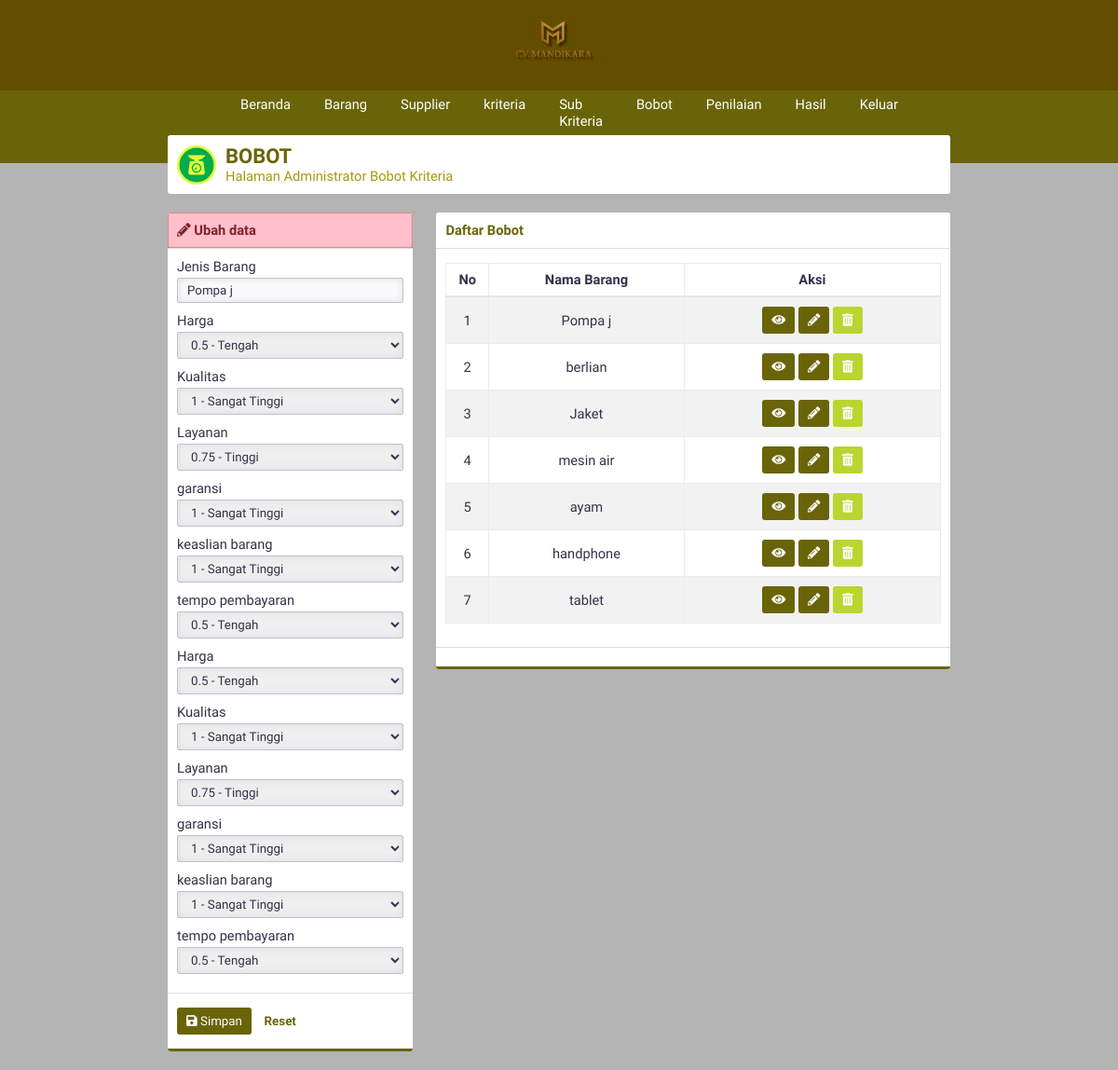
The page /?page=bobot&aksi=ubah&id=1 (signed in) on the database its author committed.
### tables this page shows
CREATE TABLE `jenis_barang` (
  `id_jenisbarang` int(3) NOT NULL,
  `namaBarang` varchar(30) NOT NULL
);

CREATE TABLE `bobot_kriteria` (
  `id_bobotkriteria` int(3) NOT NULL,
  `id_jenisbarang` int(3) NOT NULL,
  `id_kriteria` int(3) NOT NULL,
  `bobot` float NOT NULL
);

CREATE TABLE `kriteria` (
  `id_kriteria` int(3) NOT NULL,
  `namaKriteria` varchar(30) NOT NULL,
  `sifat` enum('Benefit','Cost') NOT NULL
);

### page/ubahbobot2.php (the view, shortened to what this page needs)
<?php
$listWeight=array(
    array("nama"=>"0 - Sangat Rendah","nilai"=>0),
    array("nama"=>"0.25 - Rendah","nilai"=>0.25),
    array("nama"=>"0.5 - Tengah","nilai"=>0.5),
    array("nama"=>"0.75 - Tinggi","nilai"=>0.75),
    array("nama"=>"1 - Sangat Tinggi","nilai"=>1),
);
$id=htmlspecialchars(@$_GET['id']);
$querylihat="SELECT id_jenisbarang,bobot,id_bobotkriteria,kriteria.namaKriteria AS namaKriteria FROM bobot_kriteria INNER JOIN kriteria USING(id_kriteria) WHERE id_jenisbarang='$id'";
?>
<div class="panel-top panel-top-edit">
    <b><i class="fa fa-pencil-alt"></i> Ubah data</b>
</div>
<form id="form" action="./proses/prosesubah.php" method="POST">
    <div class="panel-middle">
        <div class="group-input">
            <div class="group-input">
                <?php
                $query="SELECT namaBarang FROM jenis_barang WHERE id_jenisbarang='$id'";
                $execute=$konek->query($query);
                $data=$execute->fetch_array(MYSQLI_ASSOC);
                ?>
                <div class="group-input">
                    <label for="jenisbarang">Jenis Barang</label>
                    <input class="form-custom" value="<?php echo $data['namaBarang'];?>" disabled type="text" autocomplete="off" required name="barang" id="barang">
                </div>
            </div>
        </div>
        <?php
        $execute2=$konek->query($querylihat);
        while($data=$execute2->fetch_array(MYSQLI_ASSOC)){
            echo "<div class=\"group-input\">
                    <label for=\"$data[namaKriteria]\">$data[namaKriteria]</label>
                    <input type='hidden' value=\"$data[id_bobotkriteria]\" name=\"id[]\">
                    <select class=\"form-custom\" required name=\"bobot[]\" id=\"$data[namaKriteria]\">
                    <option selected disabled>--Pilih Bobot $data[namaKriteria]--</option>";
                foreach ($listWeight as $key) {
                    if ($key['nilai']==$data['bobot']) {
                        $selected="selected";
                    }else{
                        $selected=null;
                    }
                    echo "<option $selected value=\"$key[nilai]\">$key[nama]</option>";
                }
            echo "</select>
            </div>
                ";
        }
        ?>
    </div>
    <div class="panel-bottom">
        <button type="submit" id="buttonsimpan" class="btn btn-green"><i class="fa fa-save"></i> Simpan</button>
        <button type="reset" id="buttonreset" class="btn btn-second">Reset</button>
    </div>
</form>

### asset/css/style.css (style rules this page uses)
* { padding: 0; margin: 0; font-family: 'Work Sans', sans-serif; color: #36304A; font-weight: 500; letter-spacing: normal; }
b, h1, h2, h3, h4, h5 { padding: 0; font-weight: 600 !important; margin: 0.83em 0em; }
input, select { border: none; width: 100%; }
.form-custom { padding: 5px 10px; border: solid 1px #BDC3C7; -webkit-border-radius: 2px; -moz-border-radius: 2px; border-radius: 2px; box-sizing: border-box; box-shadow: inset 0 0 8px #d9dfe3; margin: 3px 0 10px 0; }
.btn { border: none; -webkit-padding: 7px 10px; -o-padding: 7px 10px; -moz-padding: 7px 10px; padding: 7px 10px; border-radius: 3px; margin: 5px 0px; display: inline-block; cursor: pointer; font-size: 10pt !important; }
.btn i { color: white !important; }
.btn-green { background-color: #6a6408; color: white !important; }
.btn-second { background-color: transparent; color: #6a6408; font-weight: 600; }
.panel-top-edit { background-color: #ffc0cb; box-shadow: inset 0px 0px 2px #800000; color: #802029; }
.panel-top-edit b, .panel-top-edit i { color: #802029; }
.panel-top { padding: 10px; box-sizing: padding-box; border-bottom: solid 1px #dddddd; }
.panel-middle { padding: 10px; box-sizing: padding-box; }
.panel-bottom { padding: 10px; border-bottom: solid 3px #6a6408; border-top: solid 1px #dddddd; }
body { background-color: #b4b4b4; display: flex; width: 100vw; height: 100vh; align-items: center; flex-direction: column; overflow-x: hidden; font-size: 11pt; }

### rows shown on the page
jenis_barang: barang "Pompa j"
bobot_kriteria: id_kriteria.namaKriteria "Harga", id_kriteria.namaKriteria "0.5 - Tengah"
bobot_kriteria: id_kriteria.namaKriteria "Kualitas", id_kriteria.namaKriteria "1 - Sangat Tinggi"
bobot_kriteria: id_kriteria.namaKriteria "Layanan", id_kriteria.namaKriteria "0.75 - Tinggi"
bobot_kriteria: id_kriteria.namaKriteria "garansi", id_kriteria.namaKriteria "1 - Sangat Tinggi"
bobot_kriteria: id_kriteria.namaKriteria "keaslian barang", id_kriteria.namaKriteria "1 - Sangat Tinggi"
bobot_kriteria: id_kriteria.namaKriteria "tempo pembayaran", id_kriteria.namaKriteria "0.5 - Tengah"
bobot_kriteria: id_kriteria.namaKriteria "Harga", id_kriteria.namaKriteria "0.5 - Tengah"
bobot_kriteria: id_kriteria.namaKriteria "Kualitas", id_kriteria.namaKriteria "1 - Sangat Tinggi"
bobot_kriteria: id_kriteria.namaKriteria "Layanan", id_kriteria.namaKriteria "0.75 - Tinggi"
bobot_kriteria: id_kriteria.namaKriteria "garansi", id_kriteria.namaKriteria "1 - Sangat Tinggi"
bobot_kriteria: id_kriteria.namaKriteria "keaslian barang", id_kriteria.namaKriteria "1 - Sangat Tinggi"
bobot_kriteria: id_kriteria.namaKriteria "tempo pembayaran", id_kriteria.namaKriteria "0.5 - Tengah"

### other values the page prints
$data[namaBarang] "Pompa j"
$data[namaBarang] "berlian"
$data[namaBarang] "Jaket"
$data[namaBarang] "mesin air"
$data[namaBarang] "ayam"
$data[namaBarang] "handphone"
$data[namaBarang] "tablet"
